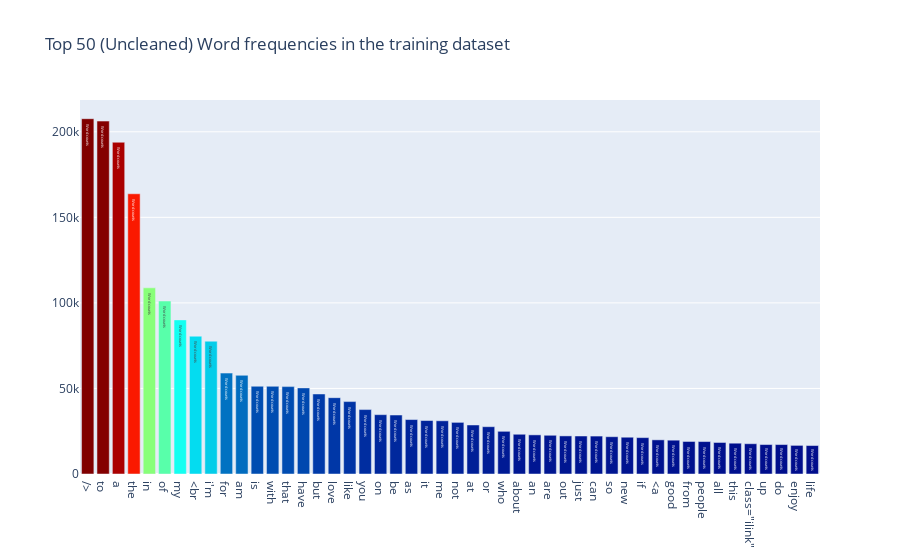

The notebook cell this image was saved under:
### Code cell
import plotly.graph_objs as go
import plotly.offline as py
py.init_notebook_mode(connected=True)
from nltk.corpus import stopwords
from nltk.tokenize import word_tokenize, sent_tokenize
from wordcloud import WordCloud, STOPWORDS

essay0_words = df['essay0'].str.split(expand=True).unstack().value_counts()
data = [go.Bar(
            x =essay0_words.index.values[2:50],
            y = essay0_words.values[2:50],
            marker= dict(colorscale='Jet',
                         color = essay0_words.values[2:100]
                        ),
            text='Word counts'
    )]

layout = go.Layout(
    title='Top 50 (Uncleaned) Word frequencies in the training dataset'
)

fig = go.Figure(data=data, layout=layout)

py.iplot(fig, filename='basic-bar')

### Figure 1 — Plotly figure (JSON) as saved in the notebook; plotly's stock layout.template omitted (floating-point values rounded to 4 significant figures)
{"data": [{"marker": {"color": [207655, 206257, 193887, 163772, 108813, 101106, 90068, 80541, 77617, 58974, 57685, 51280, 51254, 51067, 50334, 46766, 44615, 42318, 37659, 34683, 34472, 31826, 31254, 31106, 30173, 28652, 27643, 24953, 23224, 22874, 22631, 22266, 22207, 22166, 21793, 21496, 21269, 19958, 19767, 19013, 18966, 18429, 18003, 17700, 17216, 17205, 16728, 16633, 16407, 15928, 15367, 15343, 15182, 14760, 14679, 14615, 14395, 14390, 14208, 13769, 13356, 13046, 13022, 12754, 12485, 12426, 11988, 11733, 11609, 10726, 10712, 10607, 10605, 10518, 10474, 10338, 10330, 10303, 10267, 10255, 9915, 9914, 9823, 9532, 9427, 9266, 9214, 8975, 8497, 8290, 8259, 8234, 8142, 8029, 8008, 7981, 7945, 7908], "colorscale": [[0, "rgb(0,0,131)"], [0.2, "rgb(0,60,170)"], [0.4, "rgb(5,255,255)"], [0.6, "rgb(255,255,0)"], [0.8, "rgb(250,0,0)"], [1, "rgb(128,0,0)"]]}, "text": "Word counts", "type": "bar", "x": ["/>", "to", "a", "the", "in", "of", "my", "<br", "i'm", "for", "am", "is", "with", "that", "have", "but", "love", "like", "you", "on", "be", "as", "it", "me", "not", "at", "or", "who", "about", "an", "are", "out", "just", "can", "so", "new", "if", "<a", "good", "from", "people", "all", "this", "class=\"ilink\"", "up", "do", "enjoy", "life"], "y": [207655, 206257, 193887, 163772, 108813, 101106, 90068, 80541, 77617, 58974, 57685, 51280, 51254, 51067, 50334, 46766, 44615, 42318, 37659, 34683, 34472, 31826, 31254, 31106, 30173, 28652, 27643, 24953, 23224, 22874, 22631, 22266, 22207, 22166, 21793, 21496, 21269, 19958, 19767, 19013, 18966, 18429, 18003, 17700, 17216, 17205, 16728, 16633]}], "layout": {"title": {"text": "Top 50 (Uncleaned) Word frequencies in the training dataset"}}}
